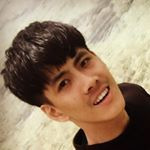
#> input picture hw1/imgs/selfie.jpg, 150 x 150 px, found by its file name
$ jupyter execute note.ipynb
#> lines starting #> are read from the running program, lines starting #| are printed output that depends on the picture
# DIP Homework 2

[cell 1]
import argparse
import cv2
import matplotlib.pyplot as plt
import numpy as np
import os.path as osp

## Read / write image

[cell 2]
def read_image(path):
    print("read image:", path)
    img_bgr = cv2.imread(path)
    img_rgb = cv2.cvtColor(img_bgr, cv2.COLOR_BGR2RGB)
    return img_rgb


def write_image(path, img):
    print("write image:", path)
    img_bgr = cv2.cvtColor(img, cv2.COLOR_RGB2BGR)
    cv2.imwrite(path, img_bgr)

## Histogram specification

[cell 3]
def histogram_specification(src_img, tar_img=None):
    # get the histogram of source image (normalized to sum = 1)
    src_hist, index = np.histogram(src_img, bins=range(256 + 1), density=True)

    # get source cdf of histogram
    src_cdf = np.cumsum(src_hist)

    # define target cdf
    if tar_img:
        tar_hist, index = np.histogram(tar_img, bins=range(256 + 1), density=True)
        tar_cdf = np.cumsum(tar_hist)

    else:
        # histogram equalization
        tar_hist = np.ones(256) / 256
        tar_cdf = np.linspace(0, 1, 256)

    # init mapping
    mapping = np.zeros(256, dtype=np.uint8)

    # find mapping
    index = index[:-1]

    for i in index:
        min_diff = 1.0

        for j in range(mapping[i-1], 256):  # continue finding mapping from last found mapping (i-1)
            diff = np.abs(src_cdf[i] - tar_cdf[j])  # find the closest diff

            if diff <= min_diff:  # recording closer diff until its the closest
                min_diff = diff
                mapping[i] = j

            else:  # if closest diff found, break the inner loop
                break

    # map pixel values
    res_img = mapping[src_img]
    res_hist, index = np.histogram(res_img, bins=range(256 + 1), density=True)
    res_cdf = np.cumsum(res_hist)

    return [src_img, res_img], [src_hist, res_hist], [src_cdf, res_cdf]

## Display result

[cell 4]
def plot_result(plots, save_path):
    # init graph
    nrows, ncols, size = 2, 3, 7.5
    fsize = (ncols * size, nrows * size)  # figure size: (w, h)
    fig, ax = plt.subplots(nrows, ncols, figsize=fsize)
    xticks = np.linspace(0, 256, 9)

    if plots.cspace == "gray":
        # display images
        ax[0, 0].imshow(plots.src.img, cmap="gray")
        ax[1, 0].imshow(plots.res.img, cmap="gray")

        # display histograms
        ax[0, 1].plot(plots.src.hists[0])
        ax[1, 1].plot(plots.res.hists[0])

        # display cdfs
        ax[0, 2].bar(range(256), plots.src.cdfs[0], width=1.0)
        ax[1, 2].bar(range(256), plots.res.cdfs[0], width=1.0)

    elif plots.cspace == "rgb":
        colors = ["C3", "C2", "C0"]

        # display images
        ax[0, 0].imshow(plots.src.img)
        ax[1, 0].imshow(plots.res.img)

        # display histograms
        for c in range(3):
            ax[0, 1].plot(plots.src.hists[c], color=colors[c])
            ax[1, 1].plot(plots.res.hists[c], color=colors[c])

        # display cdfs
        for c in range(3):
            ax[0, 2].plot(plots.src.cdfs[c], color=colors[c])
            ax[1, 2].plot(plots.res.cdfs[c], color=colors[c])

    elif plots.cspace == "yuv":
        # display images
        ax[0, 0].imshow(plots.src.img)
        ax[1, 0].imshow(plots.res.img)

        # display histograms
        ax[0, 1].plot(plots.src.hists[0])
        ax[1, 1].plot(plots.res.hists[0])

        # display cdfs
        ax[0, 2].bar(range(256), plots.src.cdfs[0], width=1.0)
        ax[1, 2].bar(range(256), plots.res.cdfs[0], width=1.0)

    # plot styles
    plt.setp(ax[0, 0], title="source (%s)" % plots.cspace, xticks=[], yticks=[])
    plt.setp(ax[1, 0], title="result (%s)" % plots.cspace, xticks=[], yticks=[])

    ax[0, 1].grid(linestyle=':')
    ax[1, 1].grid(linestyle=':')
    plt.setp(ax[0, 1], title="source histogram (%s)" % plots.cspace, xticks=xticks)
    plt.setp(ax[1, 1], title="result histogram (%s)" % plots.cspace, xticks=xticks)

    ax[0, 2].grid(linestyle=':')
    ax[1, 2].grid(linestyle=':')
    plt.setp(ax[0, 2], title="source cdf (%s)" % plots.cspace, xticks=xticks)
    plt.setp(ax[1, 2], title="result cdf (%s)" % plots.cspace, xticks=xticks)

    # adjust margin
    plt.subplots_adjust(
        left=0.03,
        right=0.97,
        top=0.95,
        bottom=0.05,
        wspace=0.1,
        hspace=0.1
    )

    # save result
    fig.savefig(save_path)

    # display result
    fig.show()

[cell 5]
parser = argparse.ArgumentParser("Image Histogram Specification")
parser.add_argument("source", type=str, default="imgs/selfie.jpg", help="source image path")
parser.add_argument("--target", type=str, default=None, help="target image path. if none, the target will be "
                                                             "equalized histogram")
parser.add_argument("--cspace", type=str, default="gray", choices=["gray", "rgb", "yuv"], help="color space used")
parser.add_argument("--plot", default=False, action="store_true", help="plot histograms")

[cell 6]
class Graphset:

    def __init__(self):
        self.img = None
        self.hists = []
        self.cdfs = []


class PlotInfo:

    def __init__(self, cspace="gray"):
        self.cspace = cspace
        self.src = Graphset()
        self.res = Graphset()


def main(args):
    name, ext = osp.splitext(args.source)
    src_save_path = name + "-%s-src" % args.cspace + ext
    res_save_path = name + "-%s-res" % args.cspace + ext
    hist_save_path = name + "-%s-hist" % args.cspace + ext

    src_rgb = read_image(args.source)
#> in read_image, img_bgr is the input picture: shape (150, 150, 3); mean B, G, R 106, 128.9, 151.6
    tar_rgb = read_image(args.target) if args.target else None

    plots = PlotInfo(args.cspace)

    if args.cspace == "gray":
        # convert color space to gray
        src_gray = cv2.cvtColor(src_rgb, cv2.COLOR_RGB2GRAY)
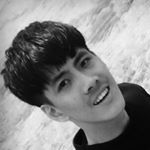
#> src_gray: shape (150, 150); min 1, max 251, mean 133.1
        tar_gray = cv2.cvtColor(tar_rgb, cv2.COLOR_RGB2GRAY) if tar_rgb else None

        # histogram equalization or specification
        imgs, hists, cdfs = histogram_specification(src_gray, tar_gray)
#> in histogram_specification, `src_hist, index = np.histogram(src_img, bins=range(256 + 1), density=T..`: src_hist = 256 values, max 0.0199 at index 7, min 0 at index 0, mean 0.00391; index = 257 values from 0 to 256
#> in histogram_specification, `src_cdf = np.cumsum(src_hist)`: src_cdf = 256 values from 0 to 1
#> in histogram_specification, `index = index[:-1]`: index = 256 values from 0 to 255
#> in histogram_specification, `res_img = mapping[src_img]`:
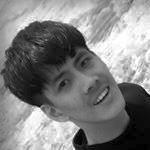
#> res_img: shape (150, 150); min 0, max 255, mean 128.3
#> in histogram_specification, `res_hist, index = np.histogram(res_img, bins=range(256 + 1), density=T..`: res_hist = 256 values, max 0.0199 at index 8, min 0 at index 2, mean 0.00391; index = 257 values from 0 to 256
#> in histogram_specification, `res_cdf = np.cumsum(res_hist)`: res_cdf = 256 values from 0.00142 to 1
#> imgs = 2 items; hists = 2 items; cdfs = 2 items

        # save source and result images
        write_image(src_save_path, imgs[0])
        write_image(res_save_path, imgs[1])

        # save histograms
        if args.plot:
            plots.src.img = imgs[0]
            plots.src.hists += [hists[0]]
            plots.src.cdfs += [cdfs[0]]
            plots.res.img = imgs[1]
            plots.res.hists += [hists[1]]
            plots.res.cdfs += [cdfs[1]]
            plot_result(plots, hist_save_path)
#> in plot_result, `fig.savefig(save_path)`:
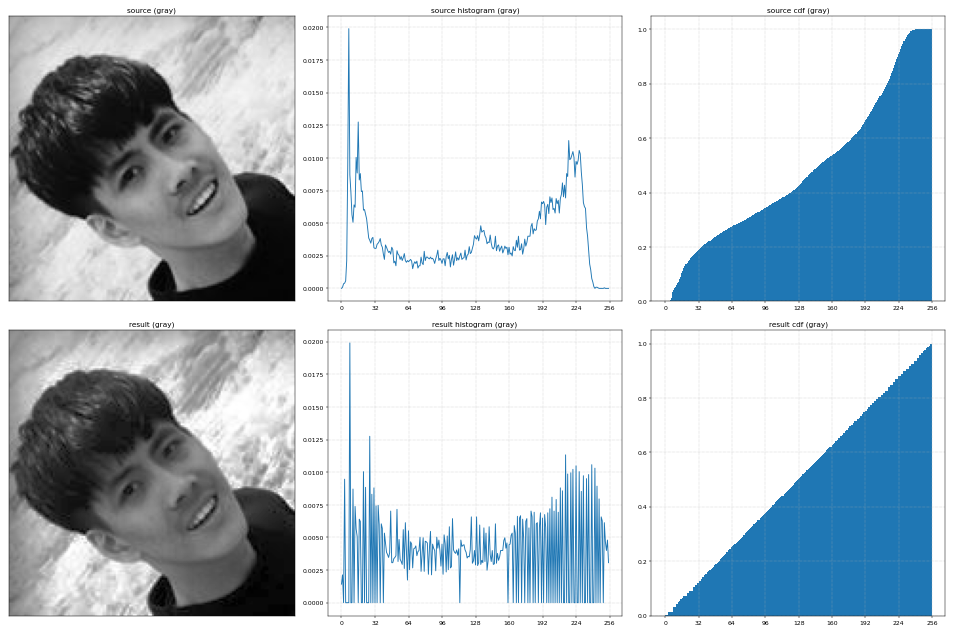
#> figure drawn by matplotlib, 6 panels; panel 2: curve peaks at x = 7, y = 0.0199; panel 5: curve peaks at x = 8, y = 0.0199; panel 6: tallest bar 1 high, from x = 254.5 to 255.5

    elif args.cspace == "rgb":
        height, width, channels = src_rgb.shape
        res_rgb = np.zeros(src_rgb.shape, dtype=np.uint8)

        for c in range(channels):
            src_img = src_rgb[:, :, c]
            tar_img = tar_rgb[:, :, c] if tar_rgb else None

            # histogram equalization or specification
            imgs, hists, cdfs = histogram_specification(src_img, tar_img)

            # apply new values on channel
            res_rgb[:, :, c] = imgs[1]

            if args.plot:
                plots.src.hists += [hists[0]]
                plots.src.cdfs += [cdfs[0]]
                plots.res.hists += [hists[1]]
                plots.res.cdfs += [cdfs[1]]

        # save source and result images
        write_image(src_save_path, src_rgb)
        write_image(res_save_path, res_rgb)

        if args.plot:
            plots.src.img = src_rgb
            plots.res.img = res_rgb
            plot_result(plots, hist_save_path)

    elif args.cspace == "yuv":
        height, width, channels = src_rgb.shape

        # convert color space to yuv
        src_yuv = cv2.cvtColor(src_rgb, cv2.COLOR_RGB2YUV)
        tar_yuv = cv2.cvtColor(tar_rgb, cv2.COLOR_RGB2YUV) if tar_rgb else None

        # init result image
        res_yuv = np.zeros(src_rgb.shape, dtype=np.uint8)
        res_yuv[:, :, 1] = src_yuv[:, :, 1]
        res_yuv[:, :, 2] = src_yuv[:, :, 2]

        # extract y channel
        src_y = src_yuv[:, :, 0]
        tar_y = tar_yuv[:, :, 0] if tar_yuv else None

        # histogram equalization or specification
        imgs, hists, cdfs = histogram_specification(src_y, tar_y)

        # apply new values on y channel
        res_yuv[:, :, 0] = imgs[1]

        # convert color space back to rgb
        res_rgb = cv2.cvtColor(res_yuv, cv2.COLOR_YUV2RGB)

        # save source and result image
        write_image(src_save_path, src_rgb)
        write_image(res_save_path, res_rgb)

        if args.plot:
            plots.src.img = src_rgb
            plots.src.hists += [hists[0]]
            plots.src.cdfs += [cdfs[0]]
            plots.res.img = res_rgb
            plots.res.hists += [hists[1]]
            plots.res.cdfs += [cdfs[1]]
            plot_result(plots, hist_save_path)


if __name__ == '__main__':
    args = parser.parse_args([
        "imgs/selfie.jpg",
        "--plot",
        "--cspace", "gray"
    ])
    main(args)
